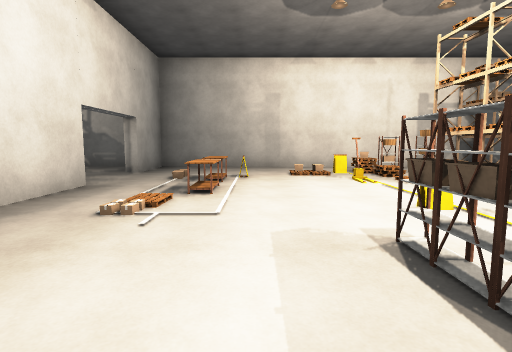
[1] (above)

22 first-person views from a walk through a Unity game level. The camera is 1.4 m above the floor, tilts 6° down and sees 80° across. The floor is counted in squares, 2 m on a side. Each view is taken from the middle of a square. On the plan, view 1 faces up. The plan holds only what a view shows up to about 10 squares ahead; the rest is blank. The player character is not drawn. Surface patterns are stand-ins for the level's own textures.

[2]
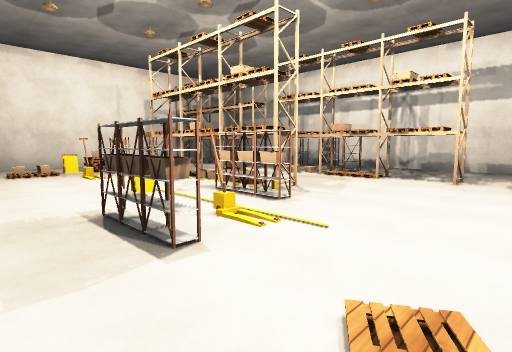

[3]
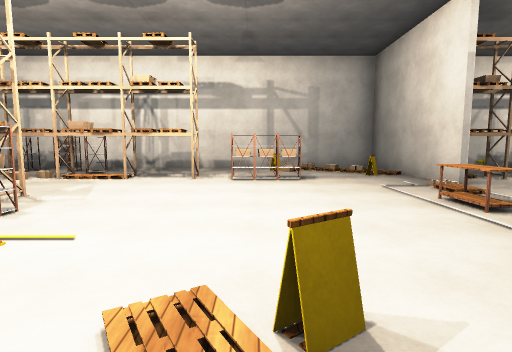

[4]
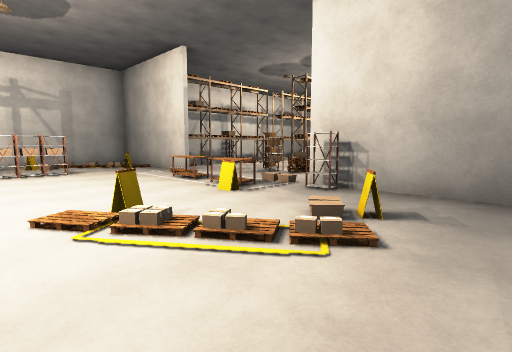

[5]
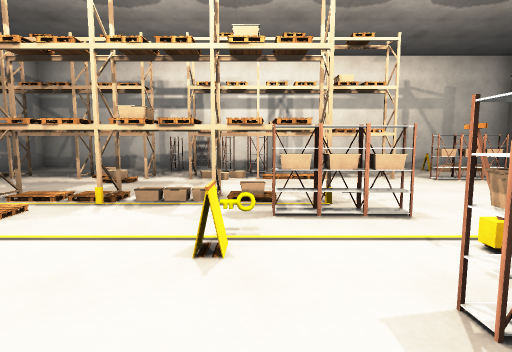

[6]
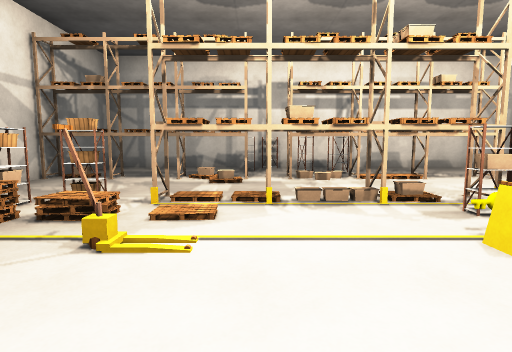

[7]
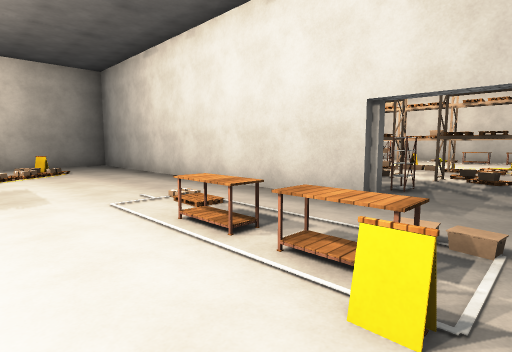

[8]
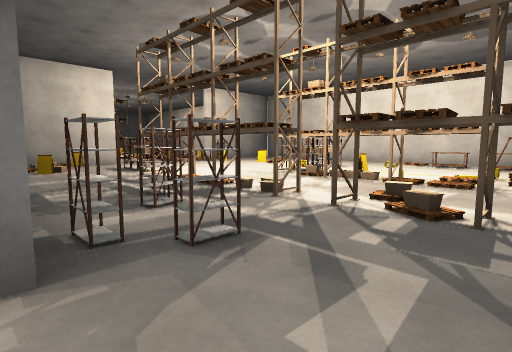

[9]
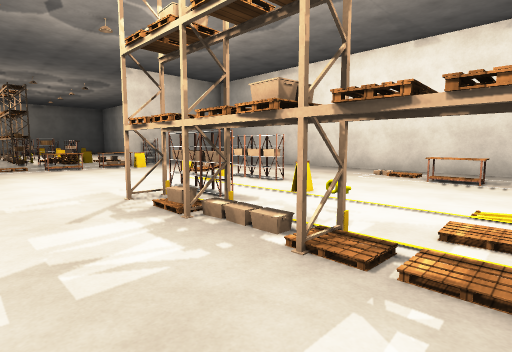

[10]
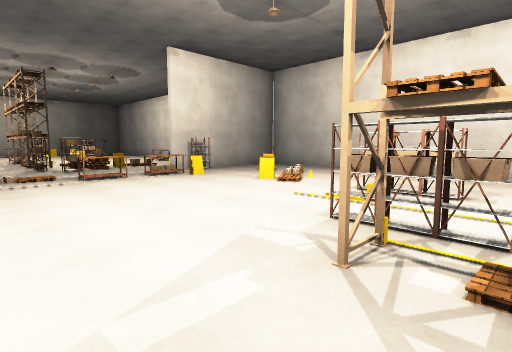

[11]
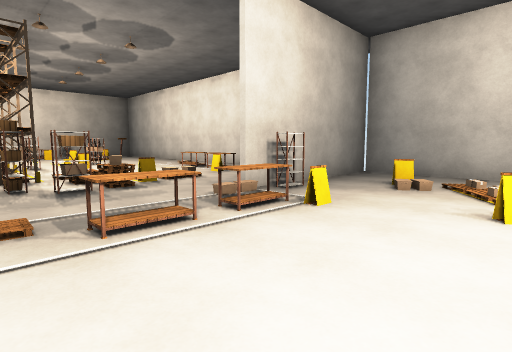

[12]
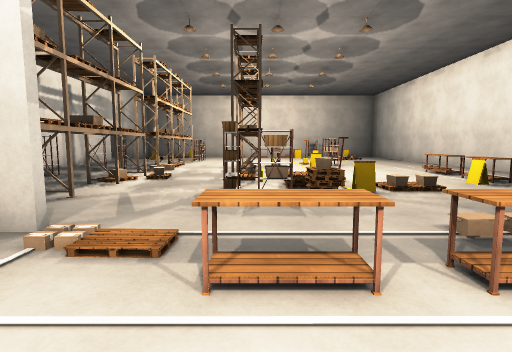

[13]
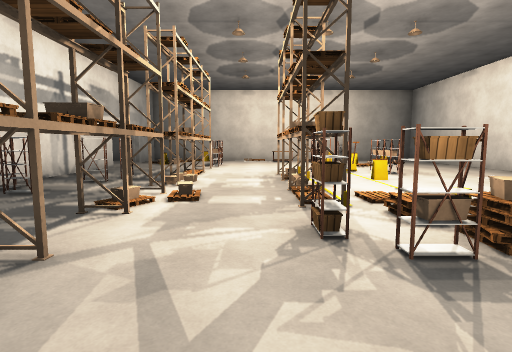

[14]
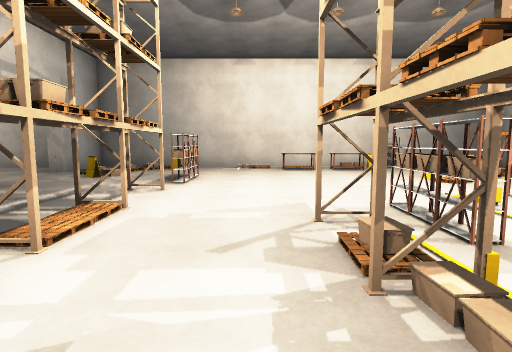

[15]
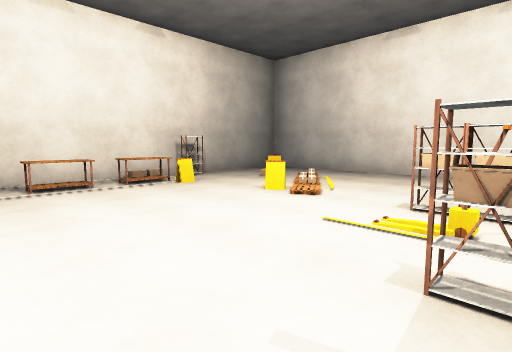

[16]
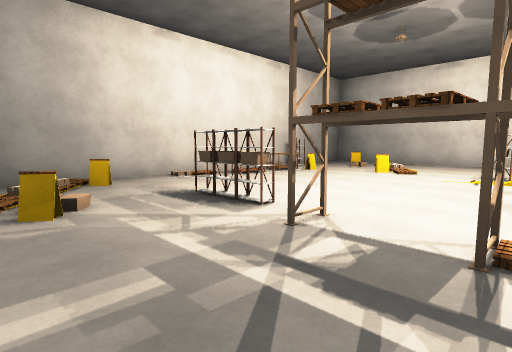

[17]
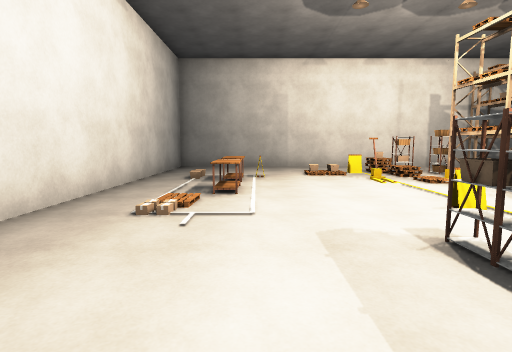

[18]
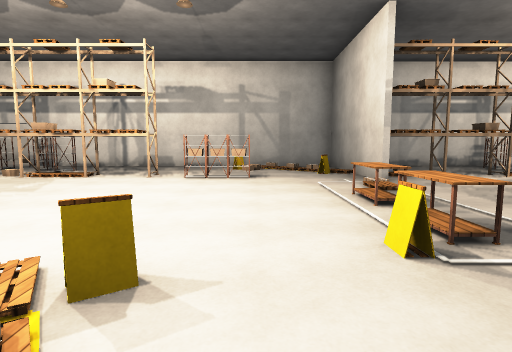

[19]
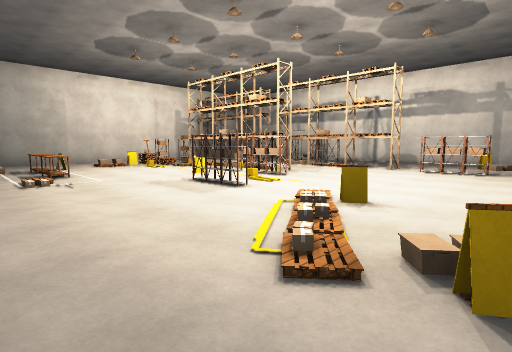

[20]
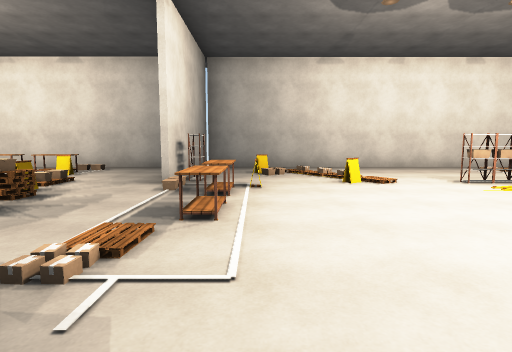

[21]
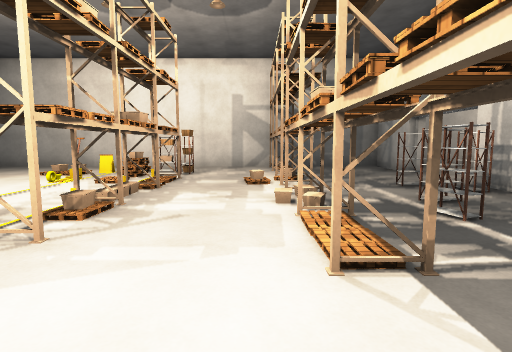

[22]
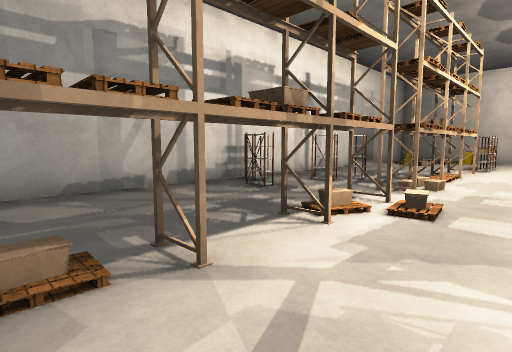

### Floor plan
Key: @ floor where view 1 was taken; # wall or solid block; x gap in a wall; . floor; / step, stairs or slope; O other object.
Columns run from 16 left of view 1 to 10 right of it. Each row starts with its distance up from view 1.
 10 ###########################
  9 #.........O..#.....O..O...#
  8 #......O..O..#.....OO.O...#
  7 #..O.OOO........O/OOO.O...#
  6 #..O.O.O.......O..O.O.....#
  5 #..O...O..O.O#.O....O.O.OO
  4 #.....OO...O.#....O.O.O.O##
  3 #....OOO..OO.#....OOO...O.#
  2 #...OOOO..O..#...OOOO.O...#
  1 #...O........#...OO.......#
  0 #.........O..#..@O....O...#
 -1 #...O....OOO.#../O....OO..#
 -2 #........OO..#.//.O...O.O/#
 -3 #..O.O.......#.O/.O...../.#
 -4 #...O.OO/#O###...O.OO. O##
 -5 #####..O..O..#####.O..xO
 -6 #.....OO..O..#    .OO.O.
 -7 #..O.O.......#     OO. .O
 -8 #..O.O.O..O..#     OO
 -9 #..O...O....O#      O
-10 #./....O..OO.#
-11 #./..OOO..OO.#
-12 #...OOOO..O..#
-13 #...O........#
-14 #.........O..#
-15 #...O....OOO..
-16 #..........//..
-17 #..O.OOO..O/.#.
-18 #...O..././/.#..
-19 #################

Positions as (right, up) in squares from view 1, and headings:
1: (0, 0), facing up
2: (0, -1), facing up-right
3: (0, -1), facing right
4: (-2, 0), facing down-right
5: (0, 3), facing right
6: (0, 5), facing right
7: (1, 7), facing down-left
8: (-3, 7), facing down-left
9: (-7, 6), facing down-left
10: (-7, 3), facing down-left
11: (-8, -1), facing down-left
12: (-9, -2), facing down
13: (-8, -4), facing down
14: (-8, -9), facing down
15: (-8, -12), facing down-left
16: (-4, -12), facing down-left
17: (-13, 0), facing up
18: (-13, -2), facing right
19: (-15, -3), facing up-right
20: (-6, -3), facing left
21: (-7, 0), facing up
22: (-8, -5), facing down-right
